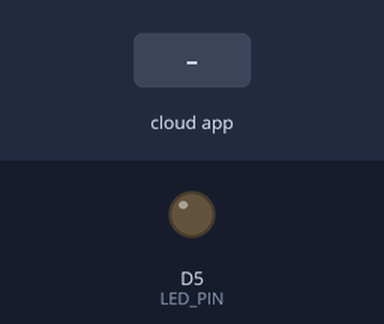
The sketch below on a simulated ESP8266 (NodeMCU). Parts: output pins drawn as LEDs (lit = HIGH). The inputs (shaded band) are chosen by the test bench. What the sketch prints to the serial monitor is not drawn.

Above: at 2.7 s.
2.8 s: the phone or cloud app sets digital to 1
At 4.0 s:
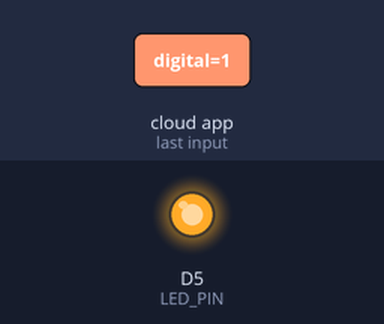
4.3 s: the phone or cloud app sets digital to 0
At 5.4 s:
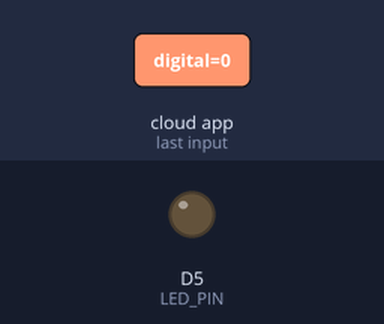
Timing chart, 0 to 7.3 s (numbered marks = the images above; inputs shaded):
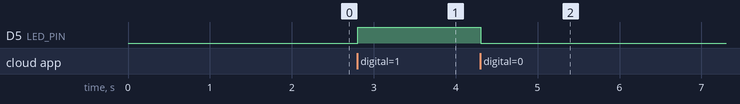

The sketch:

LED_ON_OFF_DIGITAL.ino
```cpp
#include "config.h"

// digital pin 5
#define LED_PIN D5

// set up the 'digital' feed
AdafruitIO_Feed *digital = io.feed("digital");

void setup() {

  // set led pin as a digital output
  pinMode(LED_PIN, OUTPUT);

  // start the serial connection
  Serial.begin(115200);

  // wait for serial monitor to open
  while(! Serial);

  // connect to io.adafruit.com
  Serial.print("Connecting to Adafruit IO");
  io.connect();

  // set up a message handler for the 'digital' feed.
  // the handleMessage function (defined below)
  // will be called whenever a message is
  // received from adafruit io.
  digital->onMessage(handleMessage);

  // wait for a connection
  while(io.status() < AIO_CONNECTED) {
    Serial.print(".");
    delay(500);
  }

  // we are connected
  Serial.println();
  Serial.println(io.statusText());

}

void loop() {

  // io.run(); is required for all sketches.
  // it should always be present at the top of your loop
  // function. it keeps the client connected to
  // io.adafruit.com, and processes any incoming data.
  io.run();

}

// this function is called whenever an 'digital' feed message
// is received from Adafruit IO. it was attached to
// the 'digital' feed in the setup() function above.
void handleMessage(AdafruitIO_Data *data) {

  Serial.print("received <- ");

  if(data->toPinLevel() == HIGH)
    Serial.println("HIGH");
  else
    Serial.println("LOW");

  // write the current state to the led
  digitalWrite(LED_PIN, data->toPinLevel());

}
```

config.h
```cpp
/************************ Adafruit IO Config *******************************/

// visit io.adafruit.com if you need to create an account,
// or if you need your Adafruit IO key.
#define IO_USERNAME    "**Enter Your User Name**"
#define IO_KEY         "**************Enter Your Key ****************"
//Wi-Fi Details
#define WIFI_SSID       "**Wifi Router Name"
#define WIFI_PASS       "**Password of Network**"

#include "AdafruitIO_WiFi.h"
AdafruitIO_WiFi io(IO_USERNAME, IO_KEY, WIFI_SSID, WIFI_PASS);
```

Measured:
- after the input at 2.8 s, D5 (LED_PIN): LOW → HIGH at once
- after the input at 4.3 s, D5 (LED_PIN): HIGH → LOW at once
